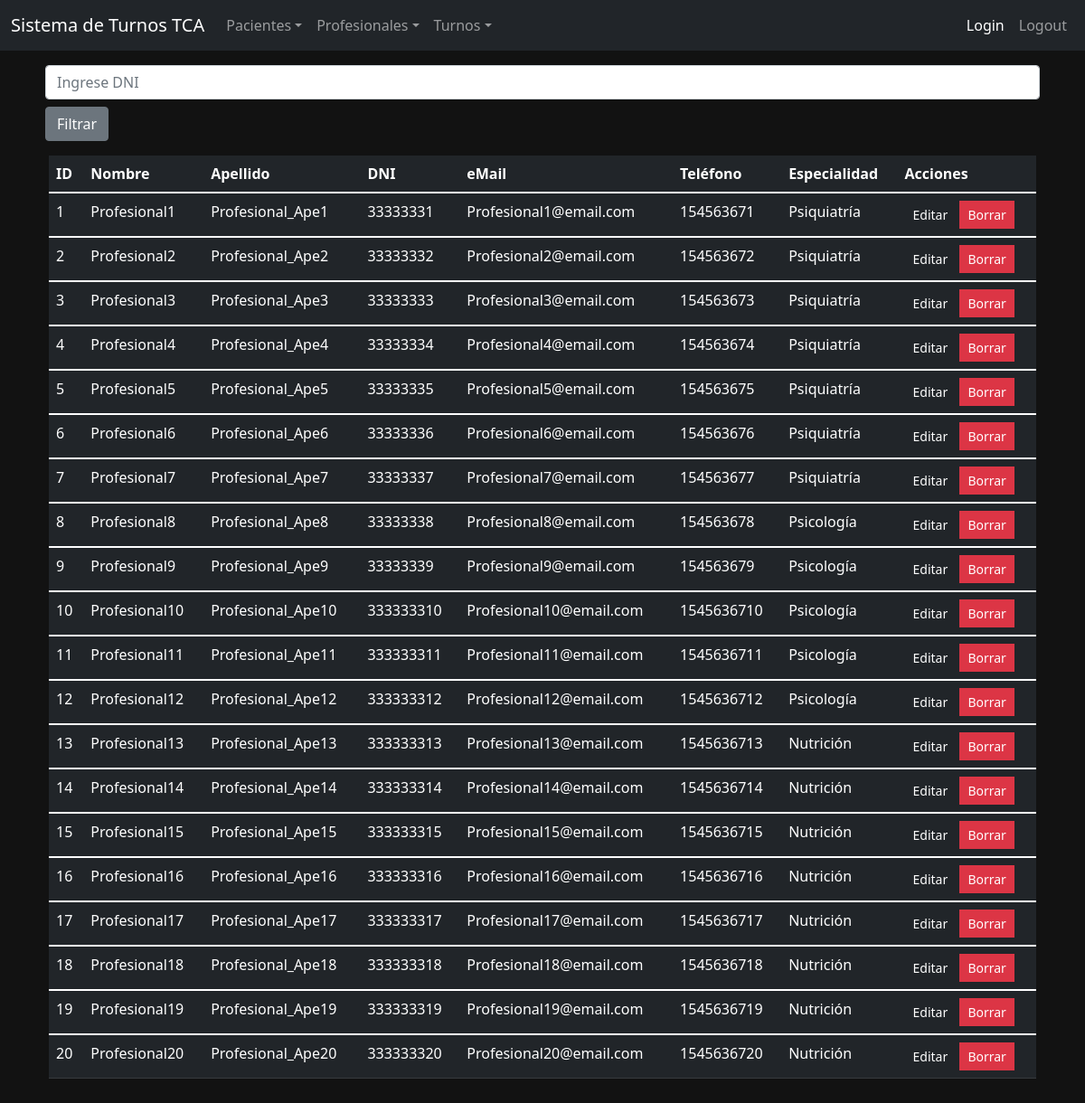
Screenshot of /listar_profesional with the database file from the repository.
### models/profesional.py (models this page shows, shortened)
class Profesional(db.Model):
    id_profesional = db.Column(db.Integer, primary_key=True, autoincrement=True)
    nombre = db.Column(db.String(100), nullable=False)
    apellido = db.Column(db.String(100), nullable=False)
    dni = db.Column(db.String(100), nullable=False, unique=True)
    email = db.Column(db.String(100), nullable=True)
    telefono = db.Column(db.String(100), nullable=True)
    especialidad = db.Column(db.String(100), nullable=False)
    turno = db.relationship('Turno', backref='profesional', lazy='dynamic')
    @staticmethod
    def listar_todos():
        return Profesional.query.all()

### routes/profesionales.py (the view)
@profesionales.route('/listar_profesional', methods=['GET', 'POST'])
def index():
    profesionales = Profesional.listar_todos()
    if request.method == 'POST':
        dni = request.form['dni']
        resultado = Profesional.listar_dni(dni)
        if resultado:
            profesionales = resultado
    return render_template('profesional/profesional.html', profesionales=profesionales)

### templates/profesional/profesional.html (shortened to what this page needs)
{% extends 'layout.html' %}
{% block body %}
    <form action="/listar_profesional" method="POST">
        <div class="container-fluid" >
            <form class="d-flex">
              <input class="form-control my-sm-2" type="text" name=dni placeholder="Ingrese DNI">
              <button class="btn btn-secondary" type="submit">Filtrar</button>
            </form>
        </div>
    </form>
    <div class="col-md-12 p-3">
        <div class="d-flex justify-content-between" >
            <table class="table table-dark">
              <thead>
                <tr>
                  <th scope="col">ID</th>
                  <th scope="col">Nombre</th>
                  <th scope="col">Apellido</th>
                  <th scope="col">DNI</th>
                  <th scope="col">eMail</th>
                  <th scope="col">Teléfono</th>
                  <th scope="col">Especialidad</th>
                  <th scope="col">Acciones</th>
                </tr>
              </thead>
              {% for profesional in profesionales %}
                  <tbody>
                    <tr class="table-dark">
                      <td>{{ profesional.id_profesional }}</td>
                      <td>{{ profesional.nombre }}</td>
                      <td>{{ profesional.apellido }}</td>
                      <td>{{ profesional.dni }}</td>
                      <td>{{ profesional.email }}</td>
                      <td>{{ profesional.telefono }}</td>
                      <td>{{ profesional.especialidad }}</td>
                      <th scope="row">
                        <div>
                          <a href="{{ url_for('profesionales.actualizar_profesional', id_profesional=profesional.id_profesional) }}" class="btn btn-dark btn-sm rounded-0">Editar</a>
                          <a href="{{ url_for('profesionales.eliminar_profesional', id_profesional=profesional.id_profesional) }}" class="btn btn-danger btn-sm rounded-0">Borrar</a>
                        </div>
                      </th>
                    </tr>
                  </tbody>
              {% endfor %}
            </table>
            </div>
    </div>
{% endblock %}

### static/css/main.css (style rules this page uses)
body { background: #121212; }

### rows the page displays
Profesional: id_profesional "1", nombre "Profesional1", apellido "Profesional_Ape1", dni "33333331", email "Profesional1@email.com", telefono "154563671", especialidad "Psiquiatría"
Profesional: id_profesional "2", nombre "Profesional2", apellido "Profesional_Ape2", dni "33333332", email "Profesional2@email.com", telefono "154563672", especialidad "Psiquiatría"
Profesional: id_profesional "3", nombre "Profesional3", apellido "Profesional_Ape3", dni "33333333", email "Profesional3@email.com", telefono "154563673", especialidad "Psiquiatría"
Profesional: id_profesional "4", nombre "Profesional4", apellido "Profesional_Ape4", dni "33333334", email "Profesional4@email.com", telefono "154563674", especialidad "Psiquiatría"
Profesional: id_profesional "5", nombre "Profesional5", apellido "Profesional_Ape5", dni "33333335", email "Profesional5@email.com", telefono "154563675", especialidad "Psiquiatría"
Profesional: id_profesional "6", nombre "Profesional6", apellido "Profesional_Ape6", dni "33333336", email "Profesional6@email.com", telefono "154563676", especialidad "Psiquiatría"
Profesional: id_profesional "7", nombre "Profesional7", apellido "Profesional_Ape7", dni "33333337", email "Profesional7@email.com", telefono "154563677", especialidad "Psiquiatría"
Profesional: id_profesional "8", nombre "Profesional8", apellido "Profesional_Ape8", dni "33333338", email "Profesional8@email.com", telefono "154563678", especialidad "Psicología"
Profesional: id_profesional "9", nombre "Profesional9", apellido "Profesional_Ape9", dni "33333339", email "Profesional9@email.com", telefono "154563679", especialidad "Psicología"
Profesional: id_profesional "10", nombre "Profesional10", apellido "Profesional_Ape10", dni "333333310", email "Profesional10@email.com", telefono "1545636710", especialidad "Psicología"
Profesional: id_profesional "11", nombre "Profesional11", apellido "Profesional_Ape11", dni "333333311", email "Profesional11@email.com", telefono "1545636711", especialidad "Psicología"
Profesional: id_profesional "12", nombre "Profesional12", apellido "Profesional_Ape12", dni "333333312", email "Profesional12@email.com", telefono "1545636712", especialidad "Psicología"
Profesional: id_profesional "13", nombre "Profesional13", apellido "Profesional_Ape13", dni "333333313", email "Profesional13@email.com", telefono "1545636713", especialidad "Nutrición"
Profesional: id_profesional "14", nombre "Profesional14", apellido "Profesional_Ape14", dni "333333314", email "Profesional14@email.com", telefono "1545636714", especialidad "Nutrición"
Profesional: id_profesional "15", nombre "Profesional15", apellido "Profesional_Ape15", dni "333333315", email "Profesional15@email.com", telefono "1545636715", especialidad "Nutrición"
Profesional: id_profesional "16", nombre "Profesional16", apellido "Profesional_Ape16", dni "333333316", email "Profesional16@email.com", telefono "1545636716", especialidad "Nutrición"
Profesional: id_profesional "17", nombre "Profesional17", apellido "Profesional_Ape17", dni "333333317", email "Profesional17@email.com", telefono "1545636717", especialidad "Nutrición"
Profesional: id_profesional "18", nombre "Profesional18", apellido "Profesional_Ape18", dni "333333318", email "Profesional18@email.com", telefono "1545636718", especialidad "Nutrición"
Profesional: id_profesional "19", nombre "Profesional19", apellido "Profesional_Ape19", dni "333333319", email "Profesional19@email.com", telefono "1545636719", especialidad "Nutrición"
Profesional: id_profesional "20", nombre "Profesional20", apellido "Profesional_Ape20", dni "333333320", email "Profesional20@email.com", telefono "1545636720", especialidad "Nutrición"
